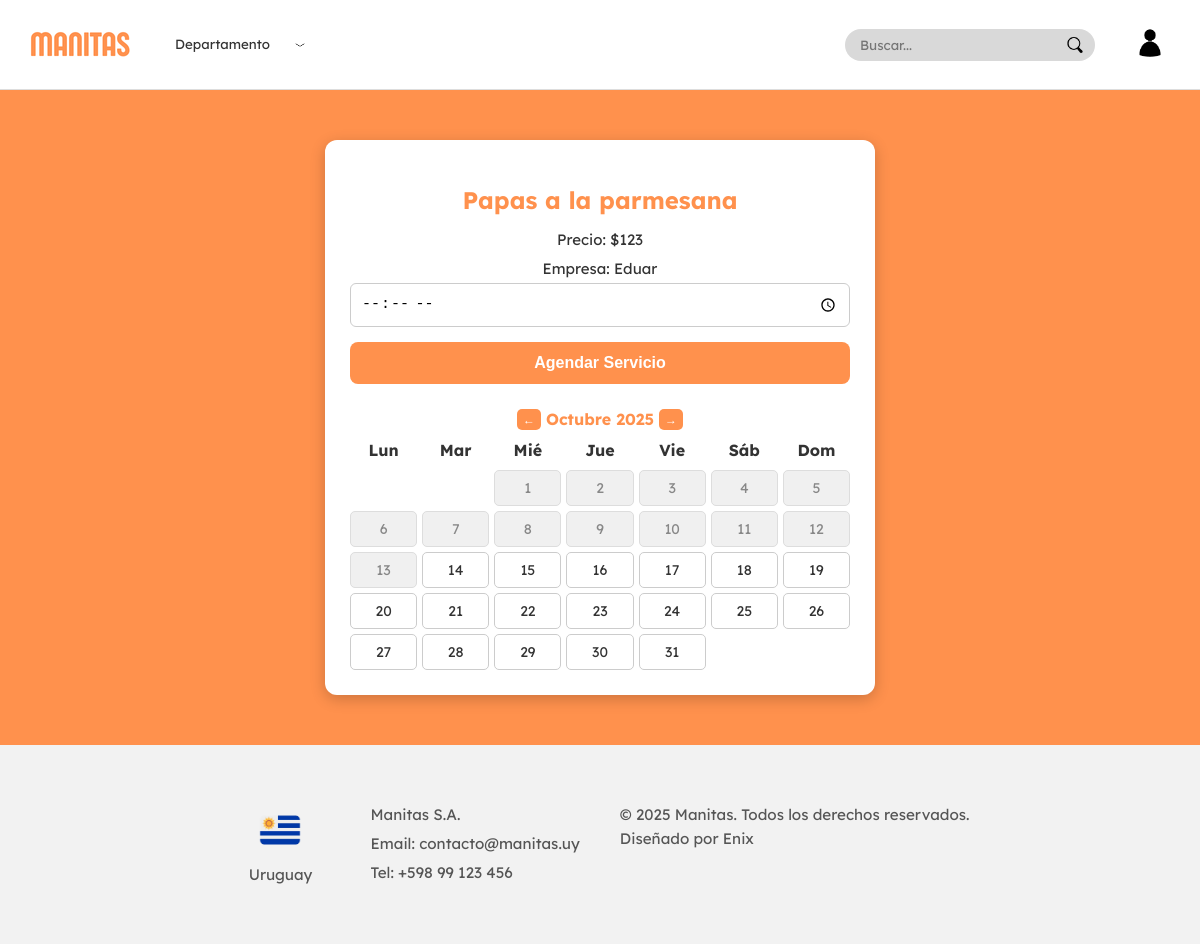
The app's page /apps/Controlador/servicio/ContratarServicioControlador.php?idServicio=18, older data.
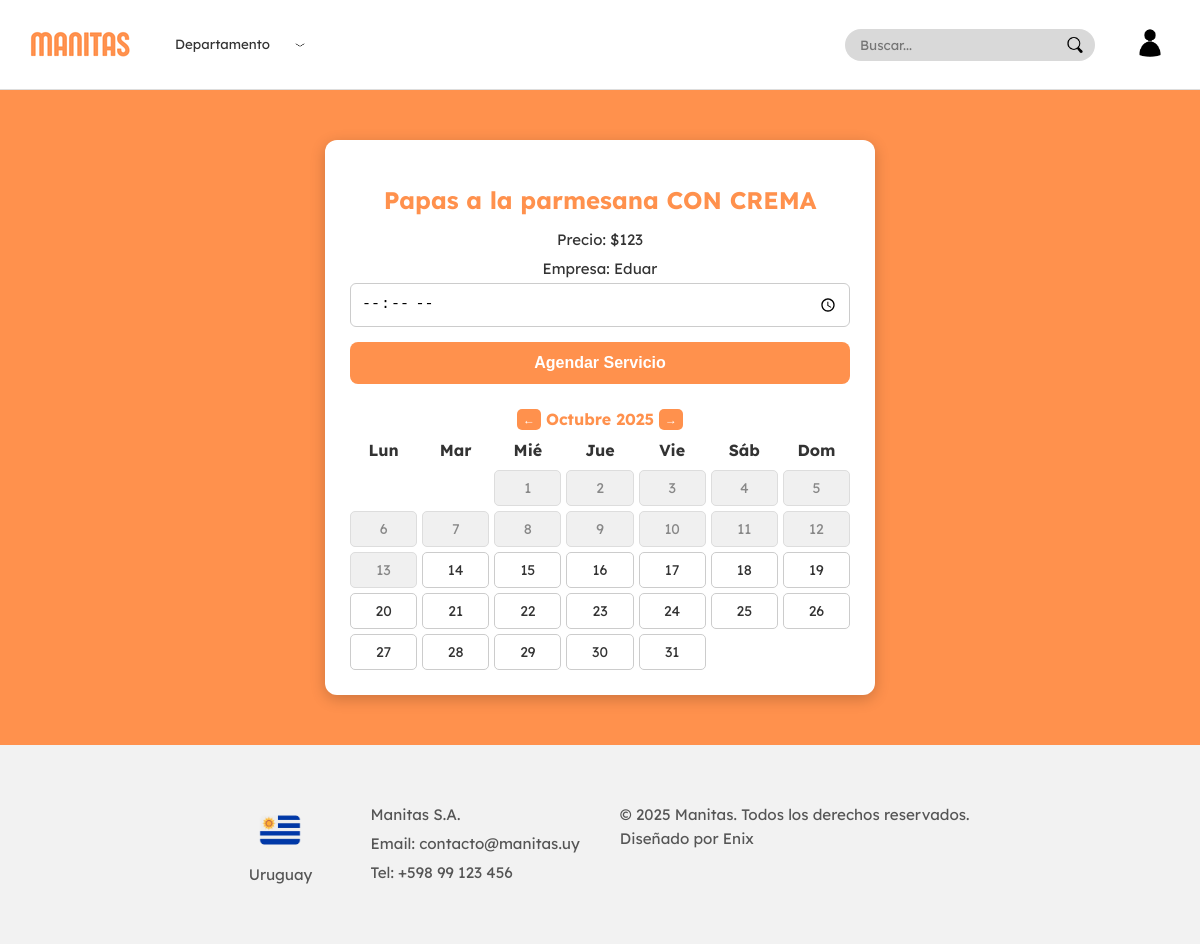
The same page, newer data.
### tables this page shows
CREATE TABLE `servicio` (
  `IdServicio` int NOT NULL AUTO_INCREMENT,
  `Titulo` varchar(100) NOT NULL,
  `Categoria` enum('Hogar','Autos','Belleza','Cuidado de niños','Digital','Cocina','Salud','Mascotas','Eventos','Educación','Transporte','Arte y Cultura') NOT NULL,
  `Descripcion` varchar(500) DEFAULT NULL,
  `Precio` int NOT NULL,
  `imagen` varchar(255) DEFAULT NULL,
  `departamento` varchar(255) NOT NULL DEFAULT '',
  `Duracion` decimal(3,1) NOT NULL,
  PRIMARY KEY (`IdServicio`),
  CONSTRAINT `chk_precio` CHECK ((`Precio` >= 0))
);

### apps/Controlador/servicio/ContratarServicioControlador.php (called while the page is built, shortened)
<?php
require_once($_SERVER['DOCUMENT_ROOT'] . '/Proyecto/apps/modelos/conexion.php');
require_once($_SERVER['DOCUMENT_ROOT'] . '/Proyecto/apps/modelos/Servicio.php');
require_once($_SERVER['DOCUMENT_ROOT'] . '/Proyecto/apps/modelos/Brinda.php');
$servicio = Servicio::obtenerPorId($conn, $_GET['idServicio'] ?? null);
$idEmpresa = Brinda::obtenerIdEmpresaPorServicio($conn, $servicio->getIdServicio());
$empresa = null;
if ($idEmpresa) {
    $stmt = $conn->prepare("SELECT * FROM Empresa WHERE IdUsuario = ?");
    $stmt->bind_param("i", $idEmpresa);
    $stmt->execute();
    $empresa = $stmt->get_result()->fetch_assoc() ?? null;
}
require_once($_SERVER['DOCUMENT_ROOT'] . '/Proyecto/apps/vistas/paginas/servicio/ContratarServicio.php');

### apps/Modelos/Servicio.php (called while the page is built, shortened)
<?php
class Servicio {
    private $idServicio;
    private $titulo;
    private $precio;
    public function __construct(
        $idServicio = null,
        $titulo = '',
        $categoria = '',
        $descripcion = '',
        $precio = 0,
        $departamento = '',
        $imagen = '',
        $duracion = 0
    ) {
        $this->idServicio = $idServicio;
        $this->titulo = $titulo;
        $this->precio = $precio;
    }
    public function getIdServicio() { return $this->idServicio; }
    public function getTitulo() { return $this->titulo; }
    public function getPrecio() { return $this->precio; }
    public static function obtenerPorId($conn, $idServicio) {
        $sql = "SELECT * FROM Servicio WHERE IdServicio = ?";
        $stmt = $conn->prepare($sql);
        $stmt->bind_param("i", $idServicio);
        $stmt->execute();
        $resultado = $stmt->get_result();
        if ($row = $resultado->fetch_assoc()) {
            return new Servicio(
                $row['IdServicio'] ?? null,
                $row['Titulo'] ?? '',
                $row['Categoria'] ?? '',
                $row['Descripcion'] ?? '',
                $row['Precio'] ?? 0,
                $row['departamento'] ?? '',
                $row['imagen'] ?? '',
                $row['Duracion'] ?? 0
            );
        }
        return null;
    }
}
?>

### apps/Modelos/Brinda.php (called while the page is built, shortened)
<?php
class Brinda
{
    public static function obtenerIdEmpresaPorServicio($conn, $idServicio)
    {
        $stmt = $conn->prepare("SELECT IdUsuario FROM brinda WHERE IdServicio = ?");
        $stmt->bind_param("i", $idServicio);
        $stmt->execute();
        $res = $stmt->get_result();
        $fila = $res->fetch_assoc();
        return $fila['IdUsuario'] ?? null;
    }
}

### apps/VIstas/paginas/servicio/ContratarServicio.php (the view, shortened to what this page needs)
<?php
require_once($_SERVER['DOCUMENT_ROOT'] . '/Proyecto/apps/controlador/servicio/ContratarServicioControlador.php');
?>
<!DOCTYPE html>
<html lang="es">
<head>
    <link rel="stylesheet" href="/Proyecto/public/css/fonts.css">
    <link rel="stylesheet" href="/Proyecto/public/css/layout/navbar.css">
    <link rel="stylesheet" href="/Proyecto/public/css/layout/footer.css">
    <link rel="stylesheet" href="/Proyecto/public/css/paginas/servicio/ContratarServicio.css">
</head>
<body>
    <?php include $_SERVER['DOCUMENT_ROOT'] . '/Proyecto/apps/vistas/layout/navbar.php'; ?>
    <div class="contratar-servicio-container">
        <h2><?= htmlspecialchars($servicio->getTitulo()) ?></h2>
        <p>Precio: $<?= number_format($servicio->getPrecio(), 0, '', '.') ?></p>
        <p>Empresa: <?= htmlspecialchars($empresa['NombreEmpresa'] ?? 'No disponible') ?></p>
        <form action="" method="POST" id="formServicio">
<input type="time" name="hora" id="hora" required min="00:00" max="23:59" step="60">
            <button type="submit">Agendar Servicio</button>
        </form>
        <div class="calendario-header">
            <span id="prevMes" class="flecha">&#8592;</span>
            <div id="tituloMes" class="tituloMes"></div>
            <span id="nextMes" class="flecha">&#8594;</span>
        </div>
        <div id="calendario" class="calendario"></div>
    </div>
    <?php include $_SERVER['DOCUMENT_ROOT'] . '/Proyecto/apps/vistas/layout/footer.php'; ?>
</body>
</html>

Row changes from the older to the newer data that the page shows:
changed servicio: Titulo "Papas a la parmesana" → "Papas a la parmesana CON CREMA"
